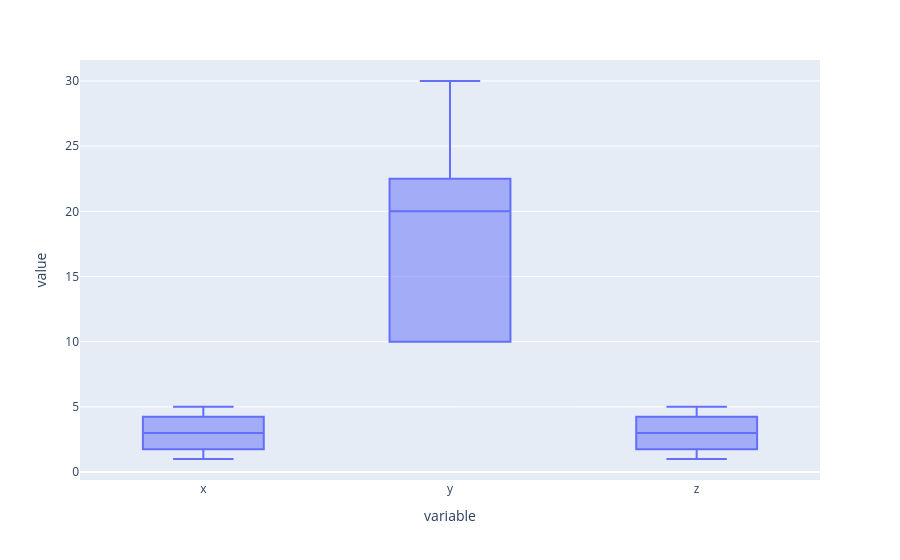

Notebook cell for this chart:
### Code cell
df3.plot(kind='box')

### Figure 1 — Plotly figure (JSON) as saved in the notebook; plotly's stock layout.template omitted (floating-point values rounded to 4 significant figures)
{"data": [{"alignmentgroup": "True", "hovertemplate": "variable=%{x}<br>value=%{y}<extra></extra>", "legendgroup": "", "marker": {"color": "#636efa"}, "name": "", "notched": false, "offsetgroup": "", "orientation": "v", "showlegend": false, "type": "box", "x": ["x", "x", "x", "x", "x", "y", "y", "y", "y", "y", "z", "z", "z", "z", "z"], "x0": " ", "xaxis": "x", "y": [1, 2, 3, 4, 5, 10, 20, 30, 20, 10, 5, 4, 3, 2, 1], "y0": " ", "yaxis": "y"}], "layout": {"boxmode": "group", "legend": {"tracegroupgap": 0}, "margin": {"t": 60}, "xaxis": {"anchor": "y", "domain": [0, 1], "title": {"text": "variable"}}, "yaxis": {"anchor": "x", "domain": [0, 1], "title": {"text": "value"}}}}
